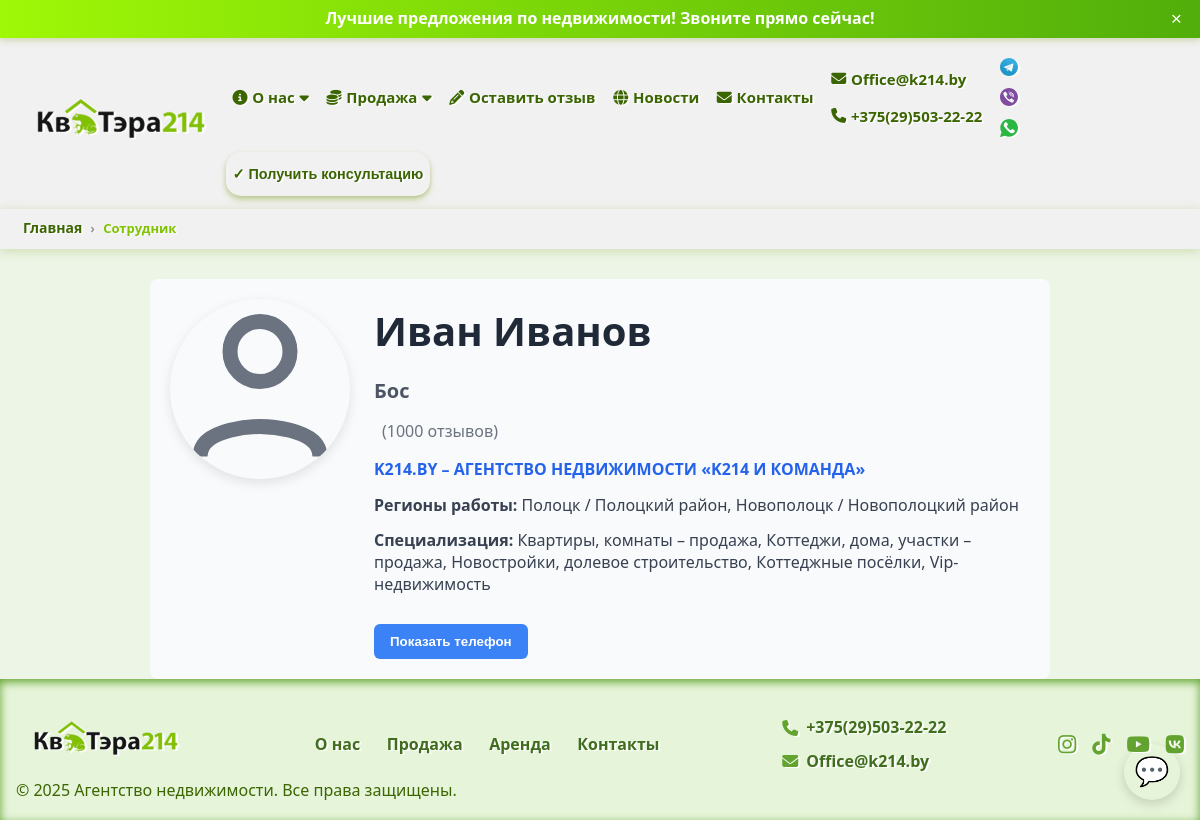
Page /employees_single/ivan-ivanov/ on the committed database.
### webapp/models.py (models this page shows, shortened)
class Contact(models.Model):
    name = models.CharField(max_length=255)
    phone = models.CharField(max_length=20, default='phone')
    phone_two = models.CharField(max_length=20, default='phone')
    email = models.EmailField()
    class Meta:
        verbose_name = "Контакт"
        verbose_name_plural = "Контакты"

class Messengers(models.Model):
    contact = models.ForeignKey(Contact, related_name='messengers', on_delete=models.CASCADE)
    name = models.CharField(max_length=100)
    url = models.URLField()
    icon_svg = models.FileField(upload_to='messenger_svgs/', blank=True, null=True, help_text='SVG файл иконки')
    is_had = models.BooleanField(default=True, verbose_name="В верхнее меню")
    class Meta:
        verbose_name = "Мессенджеры"
        verbose_name_plural = "Мессенджеры"

class Employee(models.Model):
    full_name = models.CharField(max_length=150, verbose_name="ФИО сотрудника")
    position = models.CharField(max_length=100, verbose_name="Должность")
    rating = models.DecimalField(max_digits=2, decimal_places=1, default=0, verbose_name="Рейтинг")  # например 4.5
    reviews_count = models.PositiveIntegerField(default=0, verbose_name="Количество отзывов")
    agency_name = models.CharField(max_length=255, verbose_name="Название агентства")
    agency_url = models.URLField(max_length=500, blank=True, null=True, verbose_name="URL агентства")
    regions = models.TextField(blank=True, verbose_name="Регионы работы")
    specialties = models.TextField(blank=True, verbose_name="Специализация")
    phone = models.CharField(max_length=20, blank=True, verbose_name="Телефон")
    photo = models.ImageField(upload_to='employees/photos/', blank=True, null=True, verbose_name="Фото сотрудника")
    slug = models.SlugField(unique=True, max_length=200, verbose_name="URL-слаг")  # для URL
    created_at = models.DateTimeField(auto_now_add=True, verbose_name="Дата создания")
    updated_at = models.DateTimeField(auto_now=True, verbose_name="Дата обновления")
    class Meta:
        verbose_name = "Сотрудник"
        verbose_name_plural = "Сотрудники"
        ordering = ['full_name']

class SocialNetwork(models.Model):
    contact = models.ForeignKey(Contact, related_name='social_networks', on_delete=models.CASCADE)
    name = models.CharField(max_length=100)
    url = models.URLField()
    icon = models.CharField(max_length=100, help_text='Название иконки (например, fa-facebook) или путь')
    is_had = models.BooleanField(default=True, verbose_name="В верхнее меню")
    class Meta:
        verbose_name = "Соц сети"
        verbose_name_plural = "Соц сети"

### webapp/views.py (the view)
# urls.py: path('employees_single/<slug:slug>/', views.employees_single, name='employees_single'),
def employees_single(request, slug):
    employee = get_object_or_404(Employee, slug=slug)
    context = {'employee': employee}
    return render(request, 'webapp/single_employees.html', context)

### webapp/context_processors.py (called while the page is built)
def contact_data(request):
    contact = Contact.objects.prefetch_related('social_networks', 'messengers').first()
    if contact:
        social_networks = contact.social_networks.filter(is_had=True)
        messengers = contact.messengers.filter(is_had=True)
    else:
        social_networks = []
        messengers = []
    return {
        'contact': contact,
        'social_networks': social_networks,
        'messengers': messengers,
    }

### webapp/templates/webapp/single_employees.html (shortened to what this page needs)
{% extends 'main/base.html' %}
{% load static %}
{% block content %}
<nav class="breadcrumb-container" aria-label="breadcrumb">
    <ol class="breadcrumb-list">
        <li class="breadcrumb-item">
            <a href="{% url 'index' %}" class="nav-link">Главная</a>
        </li>
        <li class="breadcrumb-item active" aria-current="page">Сотрудник</li>
    </ol>
</nav>
<div class="employee-profile-container">
    <div class="employee-photo">
        <img src="{% static 'webapp/svg/default_person.svg' %}" alt="Фото сотрудника" class="rounded-full">
    </div>
    <div class="employee-info">
        <h1 class="employee-name">{{ employee.full_name }}</h1>
        <div class="employee-position">{{ employee.position }}</div>
        <div class="employee-rating">
            <span class="rating-count">({{ employee.reviews_count }} отзывов)</span>
        </div>
        <div class="employee-agency">
            <a href="{{ employee.agency_url }}" target="_blank" rel="noopener" class="agency-link">
                {{ employee.agency_name }}
            </a>
        </div>
        <div class="employee-regions">
            <strong>Регионы работы:</strong> {{ employee.regions }}
        </div>
        <div class="employee-specialties">
            <strong>Специализация:</strong> {{ employee.specialties }}
        </div>
        <div class="employee-contacts">
            <button class="show-phone-btn" type="button" aria-expanded="false" aria-controls="phone-number">
                Показать телефон
            </button>
        </div>
    </div>
</div>
{% endblock %}

### templates/main/base.html (shortened to what this page needs)
{% load static %}
<!DOCTYPE html>
<html lang="ru">
<head>
    <link href="https://cdnjs.cloudflare.com/ajax/libs/font-awesome/6.4.0/css/all.min.css" rel="stylesheet"/>
    <link rel="stylesheet" href="{% static 'webapp/css/style.css' %}"/>
</head>
<body>
<div id="top-bar" class="top-bar marquee-container">
    <span class="marquee-text">Лучшие предложения по недвижимости! Звоните прямо сейчас!</span>
    <button class="close-button" aria-label="Закрыть">&times;</button>
</div>
<header class="header">
    <div class="container header-container">
        <div class="logo">
            <a href="{% url 'index' %}">
                <img src="{% static 'webapp/images/logo_kvatera.png' %}" alt="Логотип агентства"/>
            </a>
        </div>
        <nav id="navMenu" class="nav" aria-hidden="true">
            <ul class="menu">
                <li class="dropdown sale-dropdown"><a href="{% url 'about' %}"><i class="fa-solid fa-info-circle"></i>
                    О нас<i
                            class="fa fa-caret-down"></i></a>
                </li>
                <li class="dropdown sale-dropdown">
                    <a href="{% url 'sale' %}"><i class="fa-solid fa-coins"></i> Продажа <i
                            class="fa fa-caret-down"></i></a>
                </li>
                <li><a href="{% url 'contacts' %}"><i class="fas fa-pencil-alt"></i> Оставить отзыв</a></li>
                <li><a href="{% url 'contacts' %}"><i class="fa-solid fa-globe"></i> Новости</a></li>
                <li><a href="{% url 'contacts' %}"><i class="fa-solid fa-envelope"></i> Контакты</a></li>
                <li class="contacts-menu">
                    <a href="mailto:{{ contact.email|urlencode }}"><i
                            class="fa-solid fa-envelope"></i> {{ contact.email }}</a>
                    <a href="tel:{{ contact.phone|urlencode }}"><i class="fa-solid fa-phone"></i> {{ contact.phone }}
                    </a>
                </li>
                <li class="messenger-menu">
                    {% for messenger in messengers %}
                        <a href="{{ messenger.url }}" aria-label="{{ messenger.name }}" target="_blank"
                           rel="noopener noreferrer">
                            {% if messenger.icon_svg %}
                                <img src="{{ messenger.icon_svg.url }}" alt="{{ messenger.name }}"
                                     class="messengers"/>
                            {% else %}
                                {{ messenger.name }}
                            {% endif %}
                        </a>
                    {% empty %}
                        <span>Мессенджеров нет</span>
                    {% endfor %}
                </li>
                <li>
                    <button class="btn-consultation" id="openConsultationBtn">✓ Получить консультацию</button>
                </li>
            </ul>
        </nav>
    </div>
    <div id="messenger-menu-always" aria-label="Мессенджер меню" role="navigation" class="messenger-menu-always">
        <button class="messenger-toggle" aria-expanded="false" aria-controls="messenger-options">
            💬
        </button>
    </div>
</header>
{% block content %}{% endblock %}
<footer class="footer">
    <div class="container footer-container">
        <div class="footer-logo">
            <img src="{% static 'webapp/images/logo_kvatera.png' %}" alt="Логотип агентства"/>
        </div>
        <nav class="footer-menu">
            <a href="{% url 'about' %}">О нас</a>
            <a href="{% url 'sale' %}">Продажа</a>
            <a href="{% url 'rent' %}">Аренда</a>
            <a href="{% url 'contacts' %}">Контакты</a>
        </nav>
        <div class="footer-contacts">
            <p>
                <i class="fa-solid fa-phone"></i>
                <a href="tel:{{ contact.phone|urlencode }}">{{ contact.phone }}</a>
            </p>
            <p>
                <i class="fa-solid fa-envelope"></i>
                <a href="mailto:{{ contact.email|urlencode }}">{{ contact.email }}</a>
            </p>
        </div>
        <div class="footer-social">
            {% for social in contact.social_networks.all %}
                <a href="{{ social.url }}" aria-label="{{ social.name }}" target="_blank" rel="noopener noreferrer">
                    <i class="{{ social.icon }}"></i>
                </a>
            {% empty %}
                <p>Соцсетей нет</p>
            {% endfor %}
        </div>
    </div>
    <div class="copyright">
        &copy; 2025 Агентство недвижимости. Все права защищены.
    </div>
</footer>
</body>
</html>

### rows in the picture
Contact: email "Office@k214.by", phone "+375(29)503-22-22"
Messengers: icon_svg (picture)
Messengers: icon_svg (picture)
Messengers: icon_svg (picture)
Employee: full_name "Иван Иванов", position "Бос", reviews_count "1000", agency_name "K214.BY – АГЕНТСТВО НЕДВИЖИМОСТИ «K214 И КОМАНДА»", regions "Полоцк / Полоцкий район, Новополоцк / Новополоцкий район", specialties "Квартиры, комнаты – продажа, Коттеджи, дома, участки – продажа, Новостройки, долевое строительство, Коттеджные посёлки, Vip-недвижимость"
